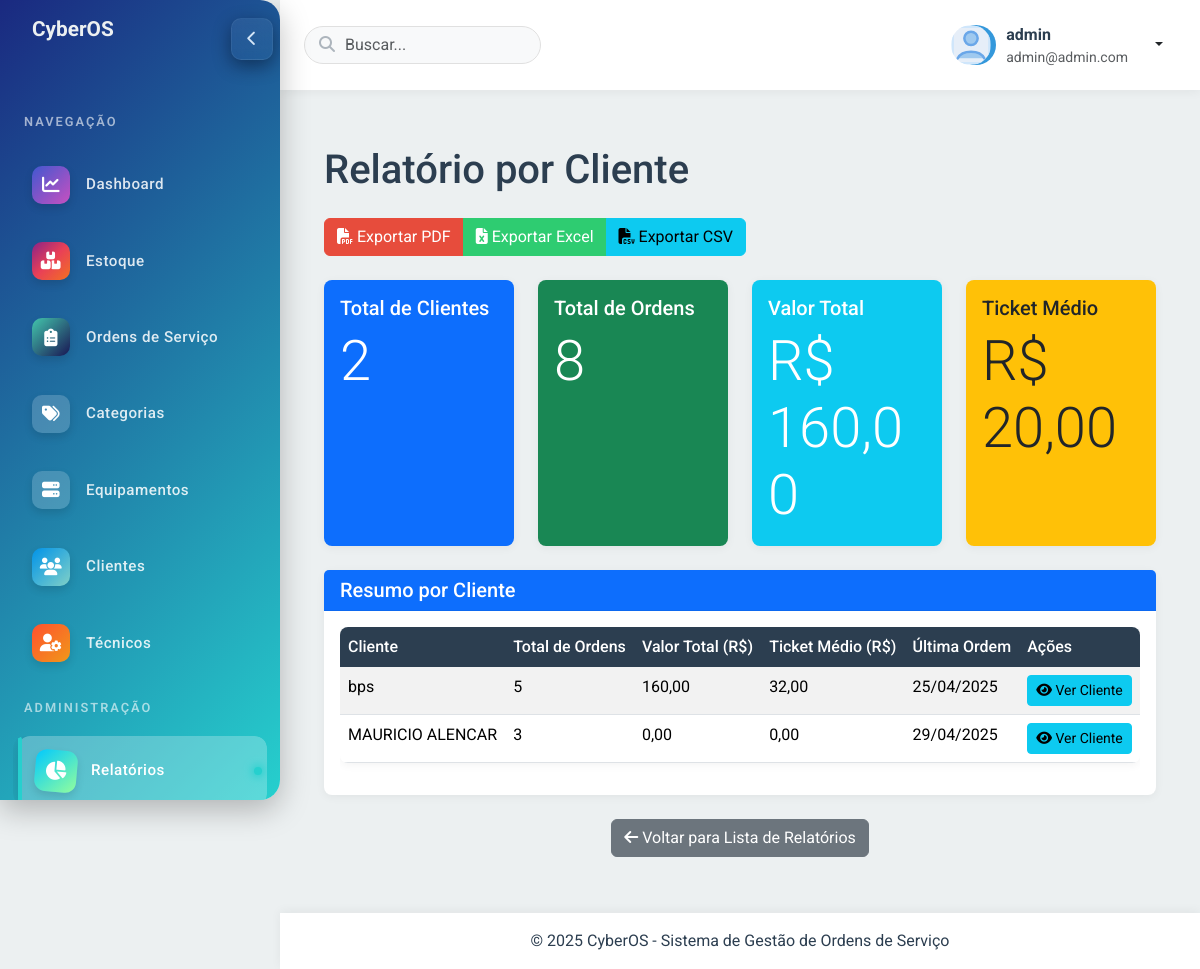
The page /relatorios/por-cliente/ (signed in) on the database its author committed.
### clientes/models.py (models this page shows, shortened)
class Cliente(models.Model):
    TIPO_CHOICES = [
        ('PF', 'Pessoa Física'),
        ('PJ', 'Pessoa Jurídica'),
    ]
    codigo = models.CharField(max_length=20, unique=True, blank=True, null=True)
    tipo = models.CharField(max_length=2, choices=TIPO_CHOICES, default='PF')
    nome = models.CharField(max_length=200)
    cpf_cnpj = models.CharField(max_length=18, unique=True)
    rg_ie = models.CharField(max_length=20, blank=True, null=True)
    data_nascimento = models.DateField(blank=True, null=True)
    email = models.EmailField(blank=True, null=True)
    telefone = models.CharField(max_length=20, blank=True, null=True)
    celular = models.CharField(max_length=20, blank=True, null=True)
    endereco = models.CharField(max_length=200, blank=True, null=True)
    numero = models.CharField(max_length=10, blank=True, null=True)
    complemento = models.CharField(max_length=100, blank=True, null=True)
    bairro = models.CharField(max_length=100, blank=True, null=True)
    cidade = models.CharField(max_length=100, blank=True, null=True)
    estado = models.CharField(max_length=2, blank=True, null=True)
    cep = models.CharField(max_length=9, blank=True, null=True)
    empresa = models.ForeignKey(Empresa, on_delete=models.SET_NULL, null=True, blank=True)
    observacoes = models.TextField(blank=True, null=True)
    ativo = models.BooleanField(default=True)
    data_criacao = models.DateTimeField(default=timezone.now)
    ultima_atualizacao = models.DateTimeField(default=timezone.now)
    slug = models.SlugField(max_length=250, unique=True, blank=True, null=True)
    class Meta:
        verbose_name = 'Cliente'
        verbose_name_plural = 'Clientes'
        ordering = ['nome']

### relatorios/views.py (the view, shortened to what this page needs)
# urls.py: path('por-cliente/', views.relatorio_por_cliente, name='relatorio_por_cliente'),
@login_required
def relatorio_por_cliente(request):
    clientes = Cliente.objects.annotate(
        total_ordens=Count('ordens'),
        valor_total=Sum('ordens__valor_total'),
        ticket_medio=Avg('ordens__valor_total'),
        valor_max=Max('ordens__valor_total'),
        ultima_ordem=Max('ordens__data_abertura')
    ).order_by('-total_ordens')
    total_clientes = clientes.count()
    total_ordens = sum(cliente.total_ordens for cliente in clientes)
    total_valor = sum(float(cliente.valor_total or 0) for cliente in clientes)
    ticket_medio_geral = total_valor / total_ordens if total_ordens > 0 else 0
    formato_exportacao = request.GET.get('export', None)
    context = {
        'clientes': clientes,
        'titulo': 'Relatório por Cliente',
        'total_clientes': total_clientes,
        'total_ordens': total_ordens,
        'total_valor': total_valor,
        'ticket_medio_geral': ticket_medio_geral
    }
    return render(request, 'relatorios/relatorio_por_cliente.html', context)

### relatorios/templates/relatorios/relatorio_por_cliente.html (shortened to what this page needs)
{% extends 'base.html' %}
{% block content %}
<div class="container mt-4">
    <div class="row">
        <div class="col-12">
            <h1 class="mb-4">{{ titulo }}</h1>
            <div class="mb-4">
                <div class="btn-group" role="group" aria-label="Opções de exportação">
                    <a href="?export=pdf" class="btn btn-danger">
                        <i class="fas fa-file-pdf"></i> Exportar PDF
                    </a>
                    <a href="?export=xlsx" class="btn btn-success">
                        <i class="fas fa-file-excel"></i> Exportar Excel
                    </a>
                    <a href="?export=csv" class="btn btn-info">
                        <i class="fas fa-file-csv"></i> Exportar CSV
                    </a>
                </div>
            </div>
            <div class="row mb-4">
                <div class="col-md-3">
                    <div class="card bg-primary text-white h-100">
                        <div class="card-body">
                            <h5 class="card-title">Total de Clientes</h5>
                            <p class="card-text display-4">{{ total_clientes }}</p>
                        </div>
                    </div>
                </div>
                <div class="col-md-3">
                    <div class="card bg-success text-white h-100">
                        <div class="card-body">
                            <h5 class="card-title">Total de Ordens</h5>
                            <p class="card-text display-4">{{ total_ordens }}</p>
                        </div>
                    </div>
                </div>
                <div class="col-md-3">
                    <div class="card bg-info text-white h-100">
                        <div class="card-body">
                            <h5 class="card-title">Valor Total</h5>
                            <p class="card-text display-4">R$ {{ total_valor|floatformat:2 }}</p>
                        </div>
                    </div>
                </div>
                <div class="col-md-3">
                    <div class="card bg-warning text-dark h-100">
                        <div class="card-body">
                            <h5 class="card-title">Ticket Médio</h5>
                            <p class="card-text display-4">R$ {{ ticket_medio_geral|floatformat:2 }}</p>
                        </div>
                    </div>
                </div>
            </div>
            <div class="card mb-4">
                <div class="card-header bg-primary text-white">
                    <h5 class="mb-0">Resumo por Cliente</h5>
                </div>
                <div class="card-body">
                    <div class="table-responsive">
                        <table class="table table-striped table-hover">
                            <thead class="table-primary">
                                <tr>
                                    <th>Cliente</th>
                                    <th>Total de Ordens</th>
                                    <th>Valor Total (R$)</th>
                                    <th>Ticket Médio (R$)</th>
                                    <th>Última Ordem</th>
                                    <th>Ações</th>
                                </tr>
                            </thead>
                            <tbody>
                                {% for cliente in clientes %}
                                <tr>
                                    <td>{{ cliente.nome }}</td>
                                    <td>{{ cliente.total_ordens }}</td>
                                    <td>{{ cliente.valor_total|floatformat:2 }}</td>
                                    <td>
                                        {% if cliente.total_ordens > 0 %}
                                            {{ cliente.ticket_medio|floatformat:2 }}
                                        {% else %}
                                            0.00
                                        {% endif %}
                                    </td>
                                    <td>{{ cliente.ultima_ordem|date:"d/m/Y"|default:"-" }}</td>
                                    <td>
                                        <a href="{% url 'detalhe_cliente' slug=cliente.slug %}" class="btn btn-sm btn-info">
                                            <i class="fas fa-eye"></i> Ver Cliente
                                        </a>
                                    </td>
                                </tr>
                                {% empty %}
                                <tr>
                                    <td colspan="6" class="text-center">Nenhum cliente encontrado com ordens registradas.</td>
                                </tr>
                                {% endfor %}
                            </tbody>
                        </table>
                    </div>
                </div>
            </div>
            <div class="row">
                <div class="col-12 text-center mb-4">
                    <a href="{% url 'relatorios:lista_relatorios' %}" class="btn btn-secondary">
                        <i class="fas fa-arrow-left"></i> Voltar para Lista de Relatórios
                    </a>
                </div>
            </div>
        </div>
    </div>
</div>
{% endblock %}

### templates/base.html (shortened to what this page needs)
<!DOCTYPE html>
{% load static %}
<html lang="pt-br">
<head>
    <link rel="stylesheet" href="https://cdnjs.cloudflare.com/ajax/libs/font-awesome/6.5.1/css/all.min.css">
    <link href="https://cdn.jsdelivr.net/npm/bootstrap@5.3.2/dist/css/bootstrap.min.css" rel="stylesheet">
    <link rel="stylesheet" href="https://unpkg.com/leaflet@1.9.4/dist/leaflet.css">
    <link rel="stylesheet" href="{% static 'css/custom.css' %}">
</head>
<body>
    <div class="wrapper">
        <aside class="sidebar" id="sidebar">
            <div class="sidebar-logo d-flex align-items-center">
                <span class="logo-text text-start d-block ms-3">
                    CyberOS
                </span>
            </div>
            <div class="text-center mb-3">
                <button class="sidebar-toggle" id="sidebarToggle" aria-expanded="true" aria-label="Recolher menu" title="Recolher menu">
                    <span class="toggle-icon" aria-hidden="true"><i class="fas fa-chevron-left"></i></span>
                </button>
            </div>
            <div class="sidebar-menu">
                <div class="sidebar-heading">Navegação</div>
                <div class="sidebar-item">
                    <a href="{% url 'dashboard' %}" class="sidebar-link {% if request.path == '/dashboard/' %}active{% endif %}">
                        <div class="sidebar-icon icon-dashboard">
                            <i class="fas fa-chart-line"></i>
                        </div>
                        <span class="sidebar-text">Dashboard</span>
                    </a>
                </div>
                {% if user.is_superuser or not user.perfil.tipo == 'tecnico' %}
                <div class="sidebar-item">
                    <a href="/produtos/" class="sidebar-link {% if '/produtos/' in request.path %}active{% endif %}">
                        <div class="sidebar-icon icon-inventory">
                            <i class="fas fa-boxes"></i>
                        </div>
                        <span class="sidebar-text">Estoque</span>
                    </a>
                </div>
                {% endif %}
                <div class="sidebar-item">
                    <a href="{% url 'listar_ordens' %}" class="sidebar-link {% if '/ordens/' in request.path and not '/ordens/categorias/' in request.path %}active{% endif %}">
                        <div class="sidebar-icon icon-orders">
                            <i class="fas fa-clipboard-list"></i>
                        </div>
                        <span class="sidebar-text">Ordens de Serviço</span>
                    </a>
                </div>
                {% if user.is_superuser or not user.perfil.tipo == 'tecnico' %}
                <div class="sidebar-item">
                    <a href="{% url 'listar_categorias' %}" class="sidebar-link {% if '/ordens/categorias/' in request.path %}active{% endif %}">
                        <div class="sidebar-icon">
                            <i class="fas fa-tags"></i>
                        </div>
                        <span class="sidebar-text">Categorias</span>
                    </a>
                </div>
                <div class="sidebar-item">
                    <a href="{% url 'listar_equipamentos' %}" class="sidebar-link {% if '/equipamentos/' in request.path %}active{% endif %}">
                        <div class="sidebar-icon">
                            <i class="fas fa-server"></i>
                        </div>
                        <span class="sidebar-text">Equipamentos</span>
                    </a>
                </div>
                <div class="sidebar-item">
                    <a href="{% url 'listar_clientes' %}" class="sidebar-link {% if '/clientes/' in request.path %}active{% endif %}">
                        <div class="sidebar-icon icon-clients">
                            <i class="fas fa-users"></i>
                        </div>
                        <span class="sidebar-text">Clientes</span>
                    </a>
                </div>
                <div class="sidebar-item">
                    <a href="{% url 'tecnicos:listar_tecnicos' %}" class="sidebar-link {% if '/tecnicos/' in request.path %}active{% endif %}">
                        <div class="sidebar-icon icon-technicians">
                            <i class="fas fa-user-cog"></i>
                        </div>
                        <span class="sidebar-text">Técnicos</span>
                    </a>
                </div>
                <div class="sidebar-heading">Administração</div>
                <div class="sidebar-item">
                    <a href="{% url 'relatorios:lista_relatorios' %}" class="sidebar-link {% if '/relatorios/' in request.path %}active{% endif %}">
                        <div class="sidebar-icon icon-reports">
                            <i class="fas fa-chart-pie"></i>
                        </div>
                        <span class="sidebar-text">Relatórios</span>
                    </a>
                </div>
                {% endif %}
            </div>
        </aside>
        <div class="main-content">
            <header class="main-header">
                <div class="header-search">
                    <div class="position-relative">
                        <input type="text" class="form-control" placeholder="Buscar...">
                        <i class="fas fa-search search-icon"></i>
                    </div>
                </div>
                <div class="header-profile ms-2">
                    {% if user.is_authenticated %}
                    <div class="avatar">
                        {% if user.perfil and user.perfil.foto %}
                            <img src="{{ user.perfil.foto.url }}" alt="{{ user.get_full_name|default:user.username }}" class="avatar-img">
                        {% else %}
                            <img src="{% static 'img/default-avatar.svg' %}" alt="{{ user.get_full_name|default:user.username }}" class="avatar-img">
                        {% endif %}
                    </div>
                    <div>
                        <div class="fw-bold">{{ user.get_full_name|default:user.username }}</div>
                        <div class="small text-muted">{{ user.email }}</div>
                    </div>
                    <div class="header-dropdown">
                        <div class="dropdown">
                            <button class="btn btn-link text-dark dropdown-toggle" type="button" id="userDropdown" data-bs-toggle="dropdown">
                            </button>
                        </div>
                    </div>
                    {% else %}
                    <a class="btn btn-primary" href="{% url 'login' %}">
                        <i class="fas fa-sign-in-alt me-1"></i> Entrar
                    </a>
                    {% endif %}
                </div>
            </header>
            <div class="content-wrapper">
                {% block content %}{% endblock %}
            </div>
            <footer class="main-footer">
                <div class="d-flex justify-content-center">
                    <p class="mb-0">&copy; {% now "Y" %} CyberOS - Sistema de Gestão de Ordens de Serviço</p>
                </div>
            </footer>
        </div>
    </div>
    <link href="https://cdn.jsdelivr.net/npm/select2@4.1.0-rc.0/dist/css/select2.min.css" rel="stylesheet" />
    <link href="https://cdn.jsdelivr.net/npm/@ttskch/select2-bootstrap-5-theme@1.3.0/dist/select2-bootstrap-5-theme.min.css" rel="stylesheet" />
</body>
</html>

### rows shown on the page
Cliente: nome "bps", total_ordens "5", valor_total "160,00", ticket_medio "32,00", ultima_ordem "25/04/2025"
Cliente: nome "MAURICIO ALENCAR", total_ordens "3", valor_total "0,00", ticket_medio "0,00", ultima_ordem "29/04/2025"

### other values the page prints
{{ user.get_full_name|default:user.username }} "admin"
{{ user.email }} "admin@admin.com"
{{ titulo }} "Relatório por Cliente"
{{ total_clientes }} "2"
{{ total_ordens }} "8"
{{ total_valor|floatformat:2 }} "160,00"
{{ ticket_medio_geral|floatformat:2 }} "20,00"
